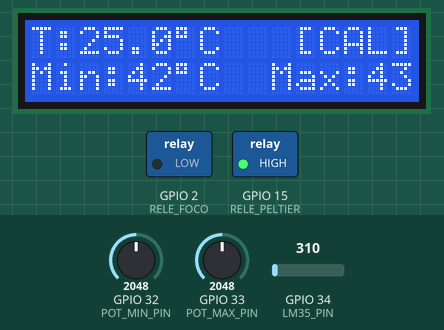
Recording of a sketch running on a simulated ESP32. Parts: 16×2 character LCD, switched loads named in the sketch (green lamp = pin HIGH). Inputs (shaded band) come from the test bench; at power-on: GPIO 34 (LM35_PIN) = 310, GPIO 32 (POT_MIN_PIN) = 2048, GPIO 33 (POT_MAX_PIN) = 2048. What the sketch prints to the serial monitor is not drawn.

Above: at 2.7 s.
2.8 s: GPIO 34 (LM35_PIN) set to 479
At 4.1 s:
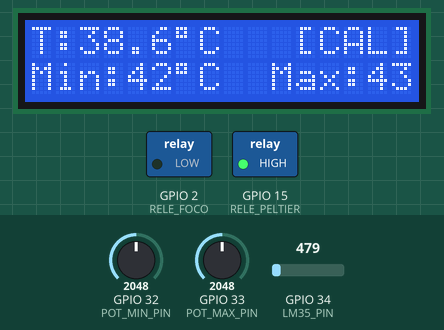
4.6 s: GPIO 34 (LM35_PIN) set to 590
At 5.5 s:
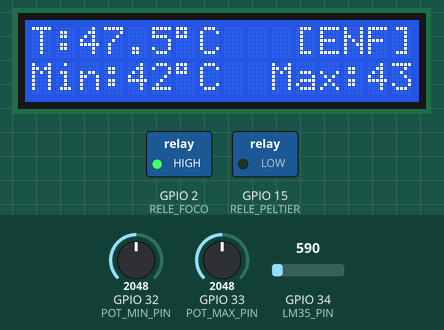
6.4 s: GPIO 32 (POT_MIN_PIN) set to 2630
At 7.6 s:
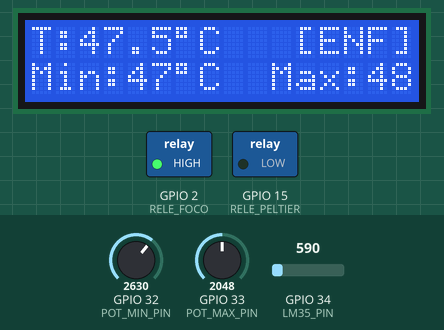
7.9 s: GPIO 32 (POT_MIN_PIN) set to 2733
At 8.9 s:
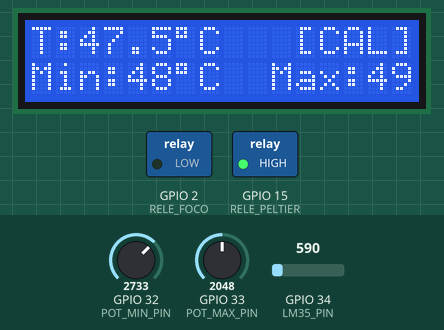
9.4 s: GPIO 33 (POT_MAX_PIN) set to 3603
At 10.1 s:
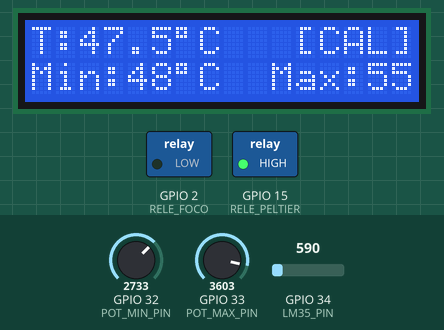
10.9 s: GPIO 33 (POT_MAX_PIN) set to 4095
At 11.2 s:
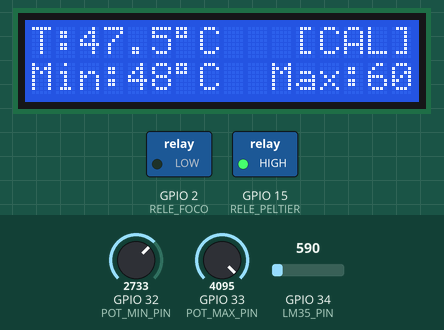
Timing chart, 0 to 13.4 s (numbered marks = the images above; inputs shaded):
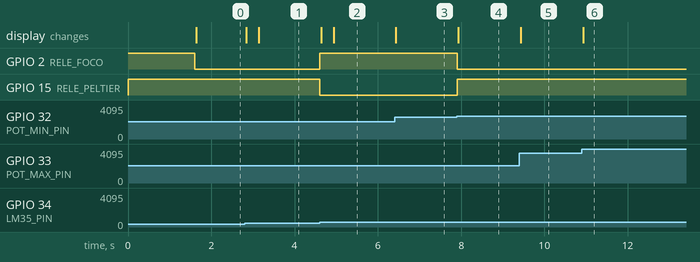

The sketch:

main.ino
```cpp
#include <Arduino.h>
#include <Wire.h>
#include <LiquidCrystal_I2C.h>

// ==========================================
// ASIGNACIÓN DE PINES
// ==========================================
#define LM35_PIN     34   // Sensor de temperatura LM35 (GPIO 34 - ADC1)
#define POT_MIN_PIN  32   // Potenciómetro 1: Ajusta T_min (GPIO 32)
#define POT_MAX_PIN  33   // Potenciómetro 2: Ajusta T_max (GPIO 33)

#define RELE_FOCO    2    // Relé 1: Foco / Calentador (GPIO 2 - D2)
#define RELE_PELTIER 15   // Relé 2: Peltier / Enfriador (GPIO 15 - D15)

#define LCD_SDA      21   // LCD I2C SDA
#define LCD_SCL      22   // LCD I2C SCL
#define LCD_ADDR     0x27 // Dirección I2C LCD

// Módulo de Relés Active LOW
#define RELE_ON      LOW
#define RELE_OFF     HIGH

// Limites configurados
const int TEMP_RANGO_MIN = 25; // Mínima temperatura elegible
const int TEMP_RANGO_MAX = 60; // Máxima temperatura elegible

// ==========================================
// OBJETOS Y VARIABLES
// ==========================================
LiquidCrystal_I2C lcd(LCD_ADDR, 16, 2);

float temperaturaActual = 0.0;
int tempMin = 25; // Ajustado por Potenciómetro 1
int tempMax = 60; // Ajustado por Potenciómetro 2

enum EstadoCiclo { CALENTANDO, ENFRIANDO };
EstadoCiclo estadoCiclo = CALENTANDO;

unsigned long ultimaLectura = 0;
const unsigned long INTERVALO_LECTURA = 300; // Refresco cada 300 ms

// Lectura promediada del LM35 para estabilidad
float leerLM35() {
  long sumaADC = 0;
  const int MUESTRAS = 30;

  for (int i = 0; i < MUESTRAS; i++) {
    sumaADC += analogRead(LM35_PIN);
    delayMicroseconds(100);
  }

  float adcPromedio = (float)sumaADC / MUESTRAS;
  float milivoltios = (adcPromedio / 4095.0) * 3300.0;
  return milivoltios / 10.0; // 10 mV = 1 °C
}

// Lectura de ambos potenciómetros
void leerPotenciometros() {
  int valorPot1 = analogRead(POT_MIN_PIN);
  int valorPot2 = analogRead(POT_MAX_PIN);

  // Mapear lecturas entre 25 °C y 60 °C
  tempMin = map(valorPot1, 0, 4095, TEMP_RANGO_MIN, TEMP_RANGO_MAX);
  tempMax = map(valorPot2, 0, 4095, TEMP_RANGO_MIN, TEMP_RANGO_MAX);

  // Protección: Asegurar que T_max siempre sea al menos 1°C superior a T_min
  if (tempMax <= tempMin) {
    tempMax = tempMin + 1;
  }
}

// Lógica de control del ciclo del horno (Histéresis)
void controlarCiclo() {
  if (estadoCiclo == CALENTANDO) {
    if (temperaturaActual >= tempMax) {
      estadoCiclo = ENFRIANDO;
    }
  } else if (estadoCiclo == ENFRIANDO) {
    if (temperaturaActual <= tempMin) {
      estadoCiclo = CALENTANDO;
    }
  }

  // Control físico de salidas
  if (estadoCiclo == CALENTANDO) {
    digitalWrite(RELE_FOCO, RELE_ON);     // Encender Foco
    digitalWrite(RELE_PELTIER, RELE_OFF); // Apagar Peltier
  } else {
    digitalWrite(RELE_FOCO, RELE_OFF);   // Apagar Foco
    digitalWrite(RELE_PELTIER, RELE_ON);  // Encender Peltier
  }
}

// Pantalla LCD
void actualizarLCD() {
  char linea0[17];
  char linea1[17];

  // Línea 0: Temperatura actual del LM35 y estado del ciclo [CAL/ENF]
  snprintf(linea0, sizeof(linea0), "T:%4.1f%cC   [%s]",
           temperaturaActual, (char)223, estadoCiclo == CALENTANDO ? "CAL" : "ENF");

  // Línea 1: Umbral Min (Pot 1) y Umbral Max (Pot 2)
  snprintf(linea1, sizeof(linea1), "Min:%2d%cC  Max:%2d%cC",
           tempMin, (char)223, tempMax, (char)223);

  lcd.setCursor(0, 0);
  lcd.print(linea0);
  lcd.setCursor(0, 1);
  lcd.print(linea1);
}

void setup() {
  Serial.begin(115200);

  pinMode(LM35_PIN, INPUT);
  pinMode(POT_MIN_PIN, INPUT);
  pinMode(POT_MAX_PIN, INPUT);

  pinMode(RELE_FOCO, OUTPUT);
  pinMode(RELE_PELTIER, OUTPUT);
  digitalWrite(RELE_FOCO, RELE_OFF);
  digitalWrite(RELE_PELTIER, RELE_OFF);

  Wire.begin(LCD_SDA, LCD_SCL);
  lcd.init();
  lcd.backlight();

  lcd.setCursor(0, 0);
  lcd.print(" Horno 2 Pots   ");
  lcd.setCursor(0, 1);
  lcd.print(" Iniciando...   ");
  delay(1500);
  lcd.clear();
}

void loop() {
  unsigned long ahora = millis();

  if (ahora - ultimaLectura >= INTERVALO_LECTURA) {
    ultimaLectura = ahora;

    temperaturaActual = leerLM35();
    leerPotenciometros();
    controlarCiclo();
    actualizarLCD();

    Serial.printf("LM35: %.1f C | T_Min (Pot1): %d C | T_Max (Pot2): %d C | Estado: %s\n",
                  temperaturaActual, tempMin, tempMax,
                  estadoCiclo == CALENTANDO ? "CALENTANDO" : "ENFRIANDO");
  }
}
```

Measured:
- the behaviour switches between 533 and 534 on GPIO 34 (LM35_PIN) (found by bisection; images 1 and 2)
- the behaviour switches between 2690 and 2691 on GPIO 32 (POT_MIN_PIN) (found by bisection; images 3 and 4)
- after the input at 2.8 s, the display: first changes at once (image 1 shows a later state)
- after the input at 4.6 s, GPIO 2 (RELE_FOCO): LOW → HIGH at once; GPIO 15 (RELE_PELTIER): HIGH → LOW at once; the display: first changes at once (image 2 shows a later state)
- after the input at 6.4 s, the display: changes at once (image 3)
- after the input at 7.9 s, GPIO 2 (RELE_FOCO): HIGH → LOW at once; GPIO 15 (RELE_PELTIER): LOW → HIGH at once; the display: changes at once (image 4)
- after the input at 9.4 s, the display: changes at once (image 5)
- after the input at 10.9 s, the display: changes at once (image 6)
